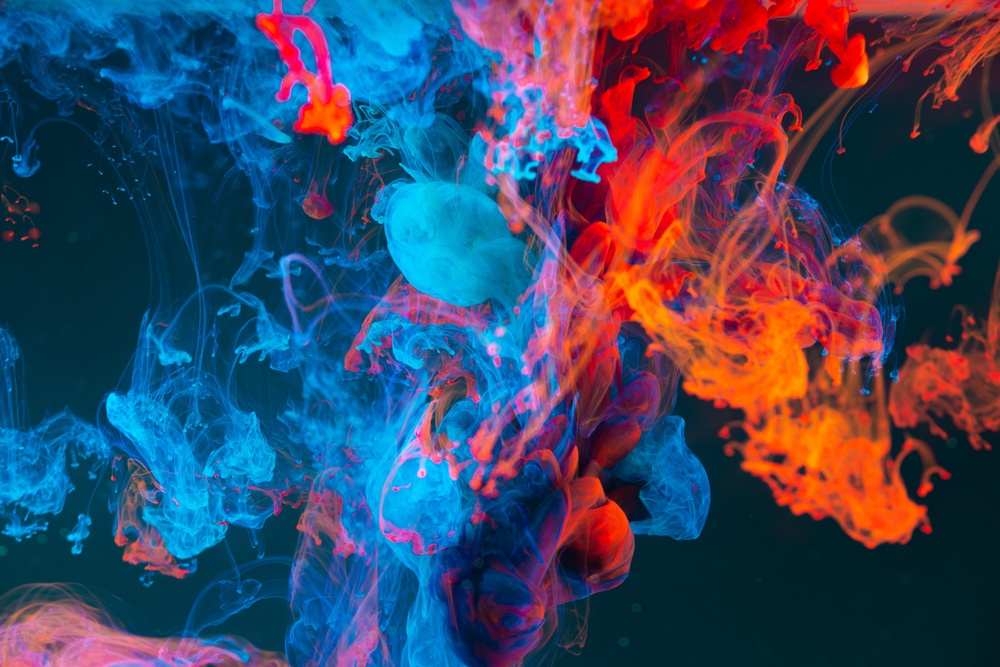
#> input picture a.jpg, 1000 x 667 px, shrunk from 6720 x 4480 before the run
$ python shapes.py
#> lines starting #> are read from the running program, lines starting #| are printed output that depends on the picture
import cv2 as cv
img = cv.imread('a.jpg')
#> img is the input picture: shape (667, 1000, 3); mean B, G, R 98.6, 70.3, 61.3
img = cv.line(img, (0,0), (200,200), (255,0,0), 10)
img = cv.arrowedLine(img, (0,0), (150,90), (255,89,0), 7)
img = cv.rectangle(img, (1,2),(90,180),(0,130,90),-1)
img = cv.circle(img,(150,150), 90, (250,250,250), 5)
img = cv.putText(img, 'Hello World!',(100,100), cv.FONT_HERSHEY_SCRIPT_COMPLEX,5,(100,100,1),5)
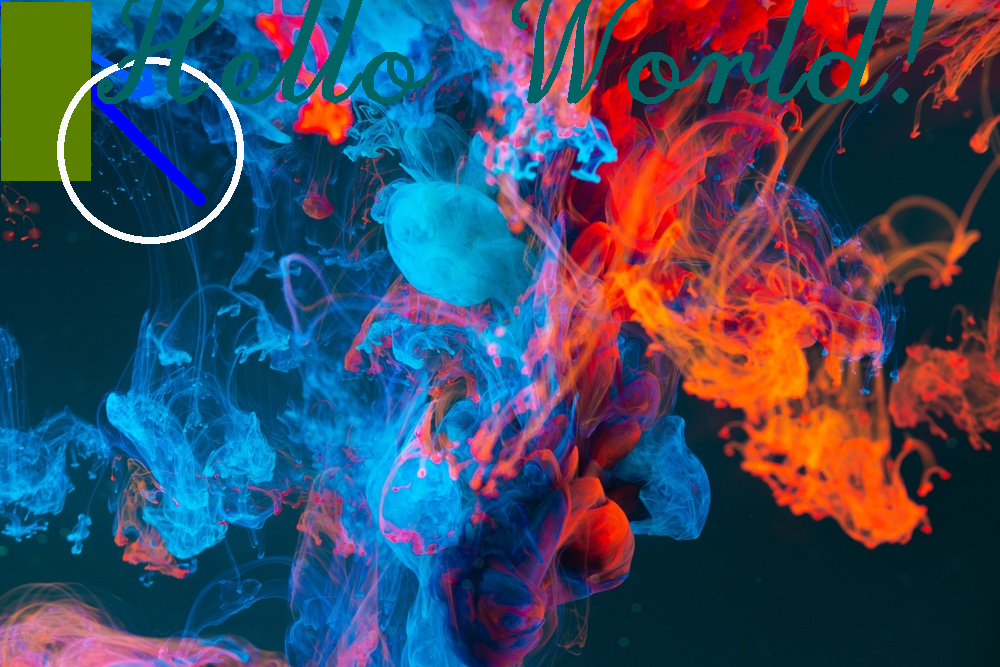
#> img: shape (667, 1000, 3); mean B, G, R 97.3, 73.7, 61.9
cv.imshow("image", img)
cv.waitKey(0)
cv.destroyAllWindows()

$ run again, with holi.jpg copied over a.jpg
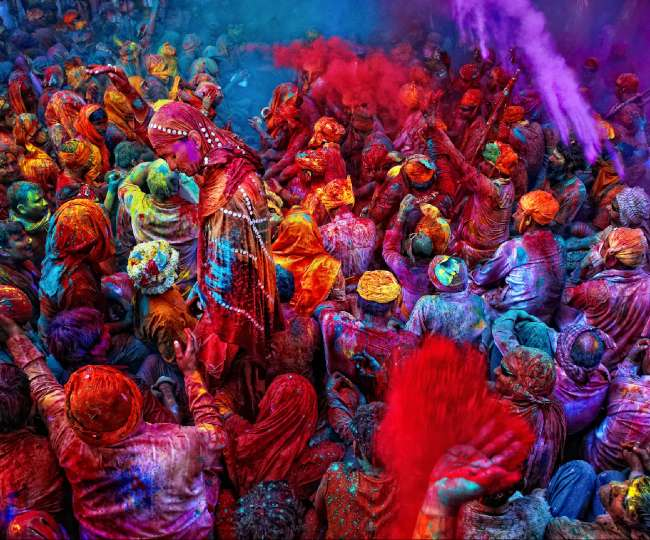
#> input picture holi.jpg, 650 x 540 px
#> img is the input picture: shape (540, 650, 3); mean B, G, R 73.4, 46, 102.4
#> `img = cv.putText(img, 'Hello World!',(100,100), cv.FONT_HERSHEY_SCRIPT..`:
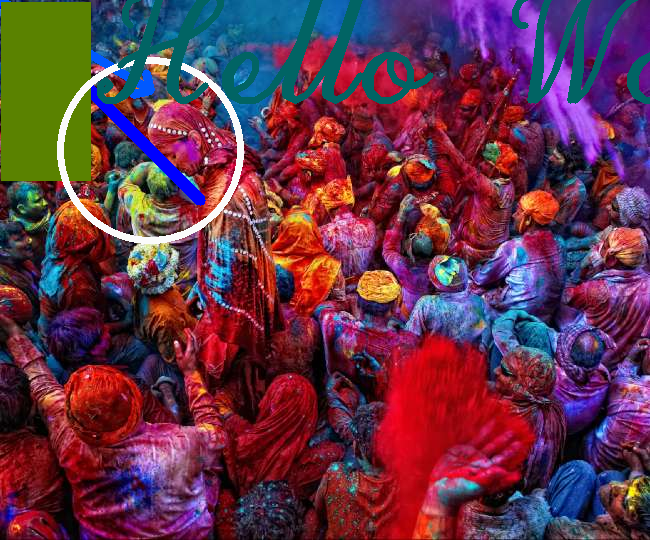
#> img: shape (540, 650, 3); mean B, G, R 72.8, 52.4, 99.2

$ run again, with portrait.jpg copied over a.jpg
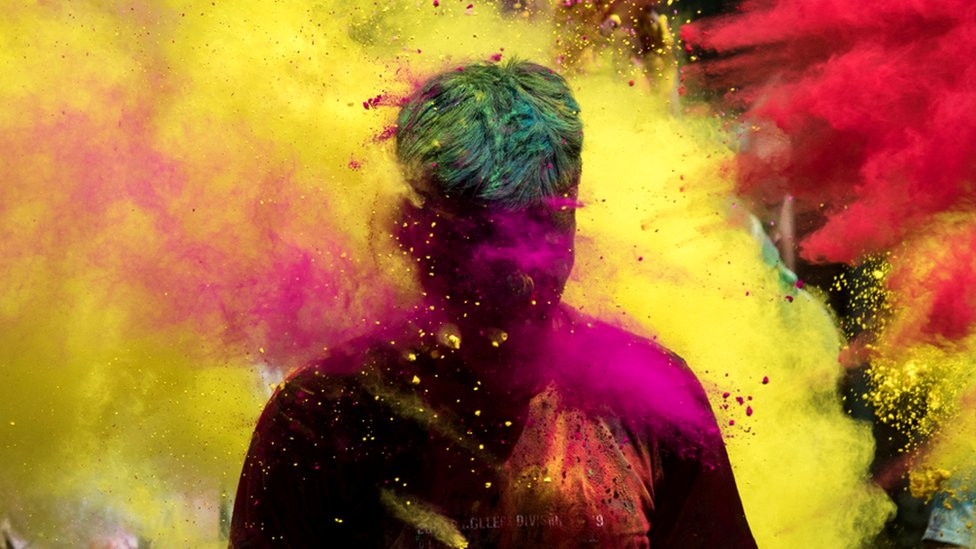
#> input picture portrait.jpg, 976 x 549 px
#> img is the input picture: shape (549, 976, 3); mean B, G, R 52.9, 111.8, 168.5
#> `img = cv.putText(img, 'Hello World!',(100,100), cv.FONT_HERSHEY_SCRIPT..`:
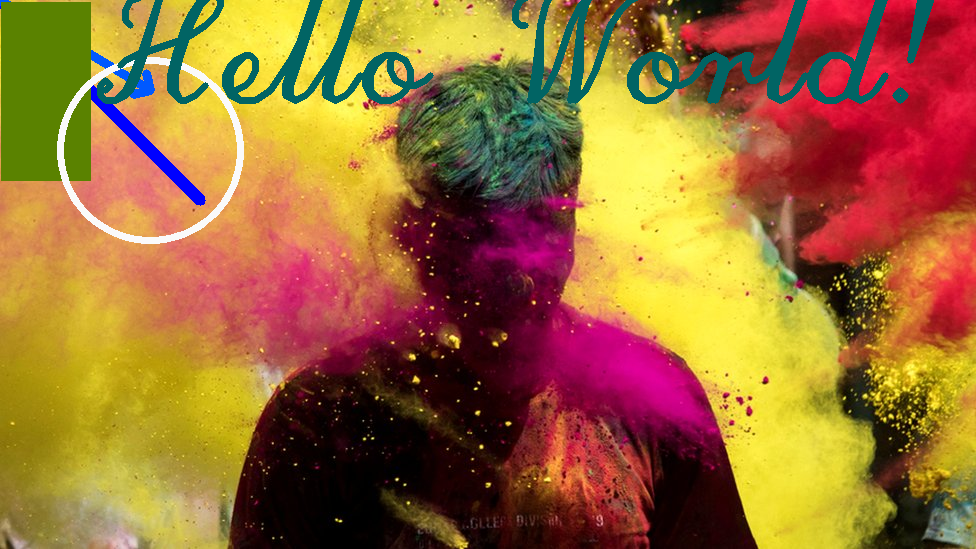
#> img: shape (549, 976, 3); mean B, G, R 54.2, 108.7, 155.2
